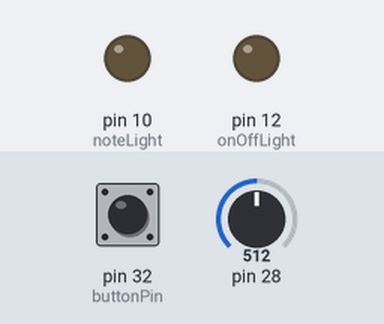
The sketch below on a simulated Teensy 4. Parts: output pins drawn as LEDs (lit = HIGH). Dashed ring = blinking. The inputs (shaded band) are chosen by the test bench; at power-on: pin 32 (buttonPin) LOW, pin 28 = 512. Random numbers use the default seed unless the sketch sets one.

Above: at 1.2 s.
1.3 s: pin 32 (buttonPin) pulled HIGH for 0.15 s
At 2.3 s:
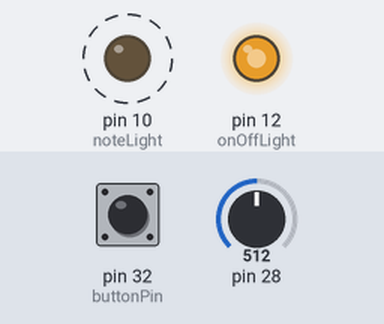
4.4 s: pin 28 set to 122
7.4 s: pin 32 (buttonPin) pulled HIGH for 1 s
At 7.9 s:
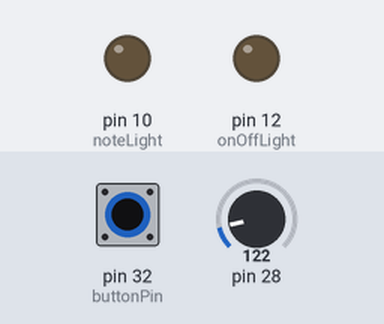
9.9 s: pin 32 (buttonPin) pulled HIGH for 3.2 s
At 10.3 s:
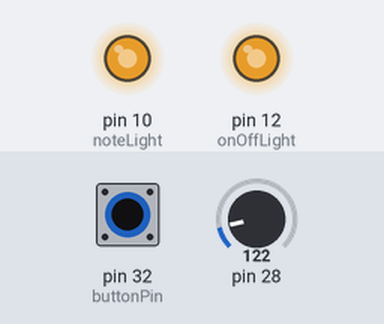
14.6 s: pin 28 set to 511
Timing chart, 0 to 18.6 s (numbered marks = the images above; inputs shaded):
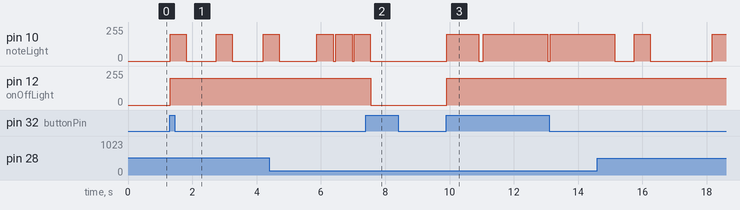

The sketch:

midiGenerator.ino
```cpp
unsigned long lastStepTime = 0;
int stepLength = 500;
int currentNote = 0;
int currentRoot = 60;
unsigned long lastStepTimeRoot = 0;
int stepLengthRoot = 10000;
int majorScale[8] = {0, 2, 4, 5, 7, 9, 11, 12};
bool buttonState = LOW;
bool lastButtonState = LOW;
bool buttonOn = LOW;
int buttonPin = 32;
int lastNote = 0;
int lastRoot = 0;
int noteLight = 10;
int onOffLight = 12;
int stepMax = 0;


void setup() {
  pinMode(buttonPin, INPUT);
  pinMode(noteLight, OUTPUT);
  pinMode(onOffLight, OUTPUT);
  Serial.begin(9600);
}

void loop() {
  checkButtonOnOff();
  if (buttonOn == HIGH) {
    stepMax = map(analogRead(A14), 0, 1028, 100, 5000);
    analogWrite(onOffLight, 200);
    whatRoot();
    playRandomNote();
  } else {
    for (int i = 0; i < 127; i++) {
      usbMIDI.sendNoteOff(i, 100, 1);
    }
    analogWrite(onOffLight, 0);
    delay(5);
  }
}

void playRandomNote() {
  currentNote = random(0, 7);
  if (millis() > lastStepTime + stepLength) {
    lastStepTime = millis();
    usbMIDI.sendNoteOn(currentRoot + majorScale[currentNote], 100, 1);
    analogWrite(noteLight, 200);
    delay(500);
    usbMIDI.sendNoteOff(currentRoot + majorScale[currentNote], 100, 1);
    analogWrite(noteLight, 0);
    stepLength = random(100, stepMax);
  }
}


void whatRoot() {
  if (millis() > lastStepTimeRoot + stepLengthRoot) {
    lastStepTimeRoot = millis();
    lastRoot = currentRoot;
    currentRoot = random(53, 72);
  }
}

void checkButtonOnOff() {
  lastButtonState = buttonState;
  buttonState = digitalRead(buttonPin);

  if (lastButtonState == LOW and buttonState == HIGH) {
    buttonOn = !buttonOn;
    delay(5);
  } else if (lastButtonState == HIGH and buttonState == LOW) {
    delay(5);
  }
}
```

Measured:
- after the input at 1.3 s, pin 10 (noteLight): alternates 200/255 for 0.50 s and 0/255 for 0.95 s, starting at once; pin 12 (onOffLight): 0/255 → 200/255 at once
- after the input at 7.4 s, pin 10 (noteLight): 200/255 → 0/255 after 0.14 s; pin 12 (onOffLight): 200/255 → 0/255 after 0.15 s
- after the input at 9.9 s, pin 10 (noteLight): goes 200/255 1.0 s, 0/255 0.14 s, 200/255 2.0 s, 0/255 0.08 s, then 200/255, starting at once; pin 12 (onOffLight): 0/255 → 200/255 at once
